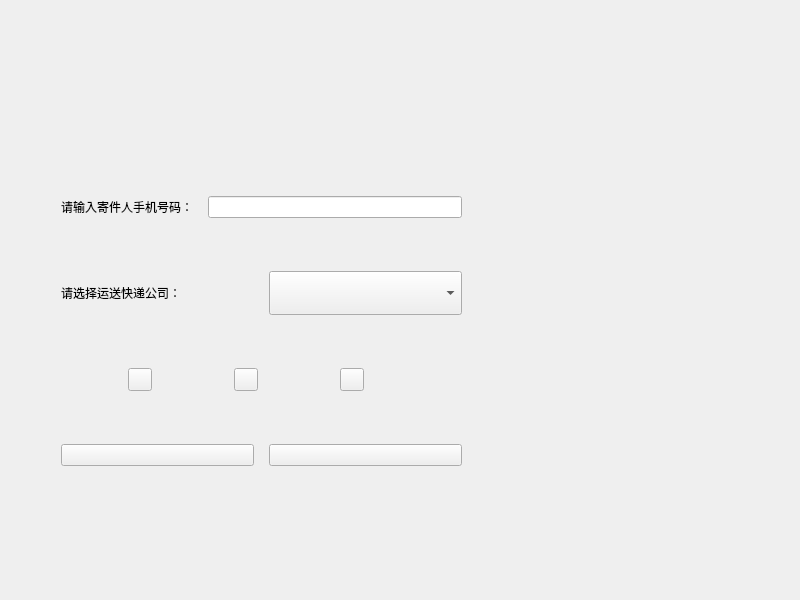
<?xml version="1.0" encoding="UTF-8"?>
<ui version="4.0">
 <class>senderpage</class>
 <widget class="QWidget" name="senderpage">
  <property name="geometry">
   <rect>
    <x>0</x>
    <y>0</y>
    <width>800</width>
    <height>600</height>
   </rect>
  </property>
  <property name="windowTitle">
   <string>Form</string>
  </property>
  <layout class="QVBoxLayout" name="verticalLayout_2">
   <item>
    <layout class="QHBoxLayout" name="horizontalLayout_5" stretch="3,0">
     <property name="spacing">
      <number>15</number>
     </property>
     <property name="leftMargin">
      <number>50</number>
     </property>
     <property name="topMargin">
      <number>65</number>
     </property>
     <property name="rightMargin">
      <number>35</number>
     </property>
     <item>
      <layout class="QVBoxLayout" name="verticalLayout">
       <item>
        <layout class="QHBoxLayout" name="horizontalLayout">
         <item>
          <widget class="QLabel" name="phoneLabel">
           <property name="text">
            <string>请输入寄件人手机号码：</string>
           </property>
          </widget>
         </item>
         <item>
          <widget class="CKeyBoardLineEdit" name="phoneLineEdit"/>
         </item>
        </layout>
       </item>
       <item>
        <layout class="QHBoxLayout" name="horizontalLayout_2">
         <item>
          <widget class="QLabel" name="expressLabel">
           <property name="text">
            <string>请选择运送快递公司：</string>
           </property>
          </widget>
         </item>
         <item>
          <widget class="QComboBox" name="comboBox">
           <property name="font">
            <font>
             <pointsize>24</pointsize>
            </font>
           </property>
          </widget>
         </item>
        </layout>
       </item>
       <item>
        <layout class="QHBoxLayout" name="horizontalLayout_3">
         <property name="rightMargin">
          <number>30</number>
         </property>
         <item>
          <widget class="QToolButton" name="smallBoxBtn">
           <property name="text">
            <string/>
           </property>
          </widget>
         </item>
         <item>
          <widget class="QToolButton" name="middleBoxBtn">
           <property name="text">
            <string/>
           </property>
          </widget>
         </item>
         <item>
          <widget class="QToolButton" name="bigBoxBtn">
           <property name="text">
            <string/>
           </property>
          </widget>
         </item>
        </layout>
       </item>
       <item>
        <layout class="QHBoxLayout" name="horizontalLayout_4">
         <item>
          <widget class="QPushButton" name="okBtn">
           <property name="text">
            <string/>
           </property>
          </widget>
         </item>
         <item>
          <widget class="QPushButton" name="quitBtn">
           <property name="text">
            <string/>
           </property>
          </widget>
         </item>
        </layout>
       </item>
      </layout>
     </item>
     <item>
      <widget class="QWidget" name="widget" native="true">
       <property name="minimumSize">
        <size>
         <width>277</width>
         <height>348</height>
        </size>
       </property>
       <property name="maximumSize">
        <size>
         <width>277</width>
         <height>348</height>
        </size>
       </property>
      </widget>
     </item>
    </layout>
   </item>
  </layout>
 </widget>
 <customwidgets>
  <customwidget>
   <class>CKeyBoardLineEdit</class>
   <extends>QLineEdit</extends>
   <header>mylineedit.h</header>
  </customwidget>
 </customwidgets>
 <resources/>
 <connections/>
</ui>
